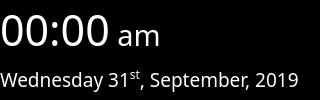
<?xml version="1.0" encoding="UTF-8"?>
<ui version="4.0">
 <class>clock_widget</class>
 <widget class="QWidget" name="clock_widget">
  <property name="geometry">
   <rect>
    <x>0</x>
    <y>0</y>
    <width>320</width>
    <height>100</height>
   </rect>
  </property>
  <property name="styleSheet">
   <string notr="true">background-color: rgb(0, 0, 0);
color: rgb(255, 255, 255);</string>
  </property>
  <widget class="QLabel" name="label_date">
   <property name="geometry">
    <rect>
     <x>0</x>
     <y>60</y>
     <width>320</width>
     <height>40</height>
    </rect>
   </property>
   <property name="font">
    <font>
     <family>Century Gothic</family>
    </font>
   </property>
   <property name="text">
    <string>&lt;html&gt;&lt;head/&gt;&lt;body&gt;&lt;p&gt;&lt;span style=&quot; font-size:14pt;&quot;&gt;Wednesday 31&lt;/span&gt;&lt;span style=&quot; font-size:14pt; vertical-align:super;&quot;&gt;st&lt;/span&gt;&lt;span style=&quot; font-size:14pt;&quot;&gt;, September, 2019&lt;/span&gt;&lt;/p&gt;&lt;/body&gt;&lt;/html&gt;</string>
   </property>
  </widget>
  <widget class="QLabel" name="label_time">
   <property name="geometry">
    <rect>
     <x>0</x>
     <y>0</y>
     <width>320</width>
     <height>60</height>
    </rect>
   </property>
   <property name="font">
    <font>
     <family>Century Gothic</family>
     <pointsize>35</pointsize>
    </font>
   </property>
   <property name="text">
    <string>&lt;html&gt;&lt;head/&gt;&lt;body&gt;&lt;p&gt;&lt;span style=&quot; font-size:32pt;&quot;&gt;00:00&lt;/span&gt;&lt;span style=&quot; font-size:22pt;&quot;&gt; am&lt;/span&gt;&lt;/p&gt;&lt;/body&gt;&lt;/html&gt;</string>
   </property>
  </widget>
 </widget>
 <resources/>
 <connections/>
</ui>
